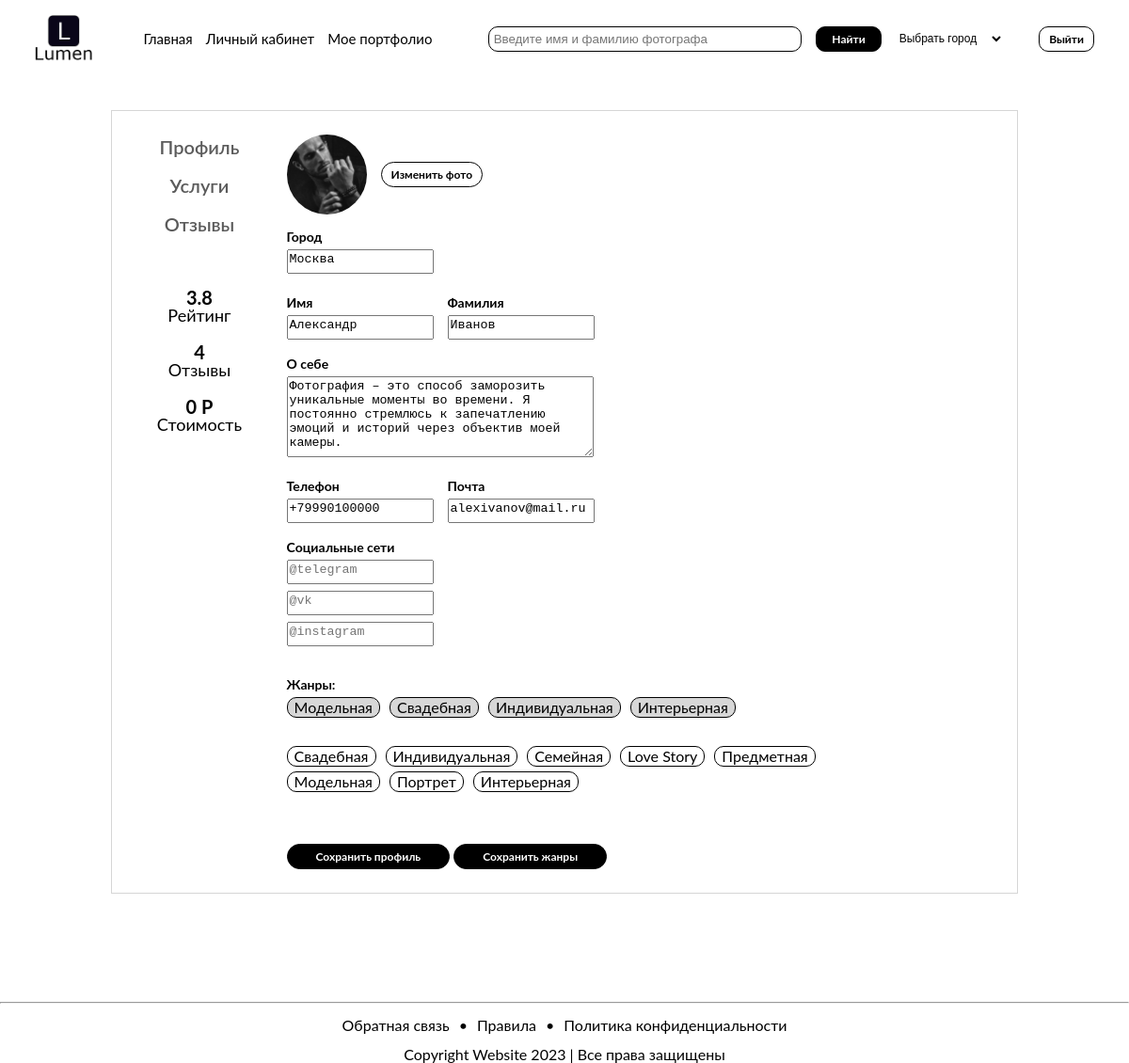
/pages/account.php (signed in), run on the app's committed database.
### tables this page shows
CREATE TABLE `users` (
  `user_id` int(11) NOT NULL,
  `name` varchar(255) NOT NULL,
  `surname` varchar(255) NOT NULL,
  `email` varchar(255) NOT NULL,
  `password` varchar(255) NOT NULL,
  `telephone` varchar(20) DEFAULT NULL,
  `city` varchar(255) DEFAULT NULL,
  `avatar` varchar(255) DEFAULT NULL,
  `background` varchar(255) DEFAULT NULL,
  `socinst` varchar(255) DEFAULT NULL,
  `socvk` varchar(255) DEFAULT NULL,
  `soctg` varchar(255) DEFAULT NULL,
  `description` text,
  `photographer` tinyint(1) DEFAULT NULL
);

CREATE TABLE `genres` (
  `genre_id` int(11) NOT NULL,
  `genre_name` varchar(255) NOT NULL
);

### pages/account.php (the view, shortened to what this page needs)
<?php include('../include/db_connect.php') ?>
<?php
$user_id = $_SESSION["user_id"];
$sql = "SELECT * FROM users WHERE user_id = $user_id";
$result = $mysqli->query($sql);
if ($result) {
  $user_data = $result->fetch_assoc();
}
?>
<?php
$user_id = $_SESSION["user_id"];
?>
<!DOCTYPE html>
<html lang="en">
<head>
  <link rel="stylesheet" href="/css/reset.css">
  <link rel="stylesheet" href="/css/setka.css">
  <link rel="stylesheet" href="/css/main.css">
  <link rel="stylesheet" href="/css/profile.css">
  <link rel="stylesheet" href="/css/account.css">
</head>
<body>
  <?php include('../include/menu.php') ?>
  <section class="account">
    <div class="container">
      <div class="row justify__content__center">
        <div class="col-10 account__block">
          <div class="col-2 account__block__menu">
            <div class="left__block">
              <div class="account__btn">
                <button class="account__button" id="showDescription">Профиль</button>
                <button class="account__button" id="showServices">Услуги</button>
                <button class="account__button" id="showReviews">Отзывы</button>
              </div>
              <div class="account__stat">
                <?php
                $queryAverageRating = "SELECT ROUND(IFNULL(AVG(rating), 0), 1) AS avg_rating FROM reviews WHERE user_id = $user_id";
                $resultAverageRating = $mysqli->query($queryAverageRating);
                $rowAverageRating = $resultAverageRating->fetch_assoc();
                if ($rowAverageRating) {
                  $averageRating = $rowAverageRating['avg_rating'];
                  echo '<div class="account__mark">';
                  echo '<div><p class="mark__value">' . $averageRating . '</p></div>';
                  echo '<div><p class="mark__name">Рейтинг</p></div>';
                  echo '</div>';
                }
                ?>
                <?php
                $queryReviewCount = "SELECT COUNT(*) AS review_count FROM reviews WHERE user_id = " . $_SESSION["user_id"];
                $resultReviewCount = $mysqli->query($queryReviewCount);
                $rowReviewCount = $resultReviewCount->fetch_assoc();
                if ($rowReviewCount) {
                  $reviewCount = $rowReviewCount['review_count'];
                  echo '<div class="account__mark">';
                  echo '<div><p class="mark__value">' . $reviewCount . '</p></div>';
                  echo '<div><p class="mark__name">Отзывы</p></div>';
                  echo '</div>';
                }
                ?>
                <div class="account__mark">
                  <div>
                    <p class="mark__value"><span class="min__price_value">0 Р</span></p>
                  </div>
                  <div>
                    <p class="mark__name">Стоимость</p>
                  </div>
                </div>
              </div>
            </div>
          </div>
          <div class="col-10 account__block__main">
            <div class="account__description" id="description">
              <div class="account__photo">
                <?php
                $user_id = $_SESSION["user_id"];
                $getImageQuery = "SELECT avatar FROM users WHERE user_id = $user_id";
                $result = $mysqli->query($getImageQuery);
                if ($result) {
                  $row = $result->fetch_assoc();
                  $avatarPath = $row['avatar'];
                  if (!empty($avatarPath)) {
                    echo '<img class="account__img" src="/' . $avatarPath . '" alt="User Avatar">';
                  } else {
                    echo '<img class="account__img" src="/img/defavatar.png" alt="User Avatar">';
                  }
                }
                ?>
                <button class="editphoto__btn" id="openModal">Изменить фото</button>
              </div>
              <form method="post">
                <div class="account__city">
                  <label class="services__name">Город</label>
                  <textarea name="city" class="accountinfo__text"><?= $user_data['city'] ?></textarea>
                </div>
                <div class="account__name">
                  <div class="form-group">
                    <label class="services__name">Имя</label>
                    <textarea name="name" class="accountinfo__text"><?= $user_data['name'] ?></textarea>
                  </div>
                  <div class="form-group">
                    <label class="services__name">Фамилия</label>
                    <textarea name="surname" class="accountinfo__text"><?= $user_data['surname'] ?></textarea>
                  </div>
                </div>
                <div class="account__about">
                  <label class="services__name">О себе</label>
                  <textarea name="description" class="accountinfo__abouttext"><?= $user_data['description'] ?></textarea>
                </div>
                <div class="account__contact">
                  <div class="form-group">
                    <label class="services__name">Телефон</label>
                    <textarea name="telephone" class="accountinfo__text"><?= $user_data['telephone'] ?></textarea>
                  </div>
                  <div class="form-group">
                    <label class="services__name">Почта</label>
                    <textarea name="email" class="accountinfo__text"><?= $user_data['email'] ?></textarea>
                  </div>
                </div>
                <div class="account__social">
                  <label class="services__name">Социальные сети</label>
                  <div class="form-group">
                    <textarea name="soctg" class="accountsoc__text" placeholder="@telegram"><?= $user_data['soctg'] ?></textarea>
                  </div>
                  <div class="form-group">
                    <textarea name="socvk" class="accountsoc__text" placeholder="@vk"><?= $user_data['socvk'] ?></textarea>
                  </div>
                  <div class="form-group">
                    <textarea name="socinst" class="accountsoc__text" placeholder="@instagram"><?= $user_data['socinst'] ?></textarea>
                  </div>
                </div>
                <div class="profile__styles">
                  <div class="services__name">Жанры:</div>
                  <div class="account__styles__items">
                    <?php
                    $user_id = $_SESSION["user_id"];
                    $genreQuery = "SELECT g.genre_name
                    FROM genres g
                    JOIN photographergenres pg ON g.genre_id = pg.genre_id
                    WHERE pg.user_id = $user_id";
                    $result = $mysqli->query($genreQuery);
                    echo '<div class="account__styles__items">';
                    while ($row = $result->fetch_assoc()) {
                      echo '<div class="account__styles__item">' . $row["genre_name"] . '</div>';
                    }
                    echo '</div>';
                    ?>
                  </div>
                  <div class="profile__styles__items">
                    <?php
                    $sql = "SELECT * FROM genres";
                    $result = $mysqli->query($sql);
                    if ($result->num_rows > 0) {
                      while ($row = $result->fetch_assoc()) {
                        echo '<div class="profile__styles__item" data-genre="' . $row["genre_name"] . '">' . $row["genre_name"] . '</div>';
                      }
                    } else {
                      echo "Нет доступных жанров.";
                    }
                    ?>
                  </div>
                </div>
                <div class="account__btnstatus">
                  <button type="submit" name="save" class="newsevices__button">Сохранить профиль</button>
                  <button type="submit" name="savegenres" class="newsevices__button">Сохранить жанры</button>
                </div>
              </form>
            </div>
          </div>
        </div>
      </div>
    </div>
  </section>
  <?php include('../include/footer.php') ?>
</body>
</html>

### css/setka.css (style rules this page uses)
.container { width: 1160px; margin: 0 auto; box-sizing: border-box; }
.row { display: flex; flex-wrap: wrap; display: -webkit-flex; display: -ms-flex; }
.justify__content__center { justify-content: center; }
.col-1, .col-2, .col-3, .col-3-9, .col-4, .col-5, .col-6, .col-7, .col-8, .col-9, .col-10, .col-11, .col-12 { width: 100%; box-sizing: border-box; padding-left: 15px; padding-right: 15px; }
img { object-fit: cover; width: 100%; height: auto; }
@media (min-width: 576px) { .container { max-width: 90%; } }
@media (min-width: 771px) { .container { max-width: 90%; } }
@media (min-width: 0px) { .container { max-width: 90%; } }
@media (min-width: 0px) { .col-2 { flex: 0 0 16.666667%; max-width: 16.666667%; } }
@media (min-width: 0px) { .col-10 { flex: 0 0 83.333333%; max-width: 83.333333%; } }

### css/main.css (style rules this page uses)
body { font-family: Lato; }
@media screen and (min-width:0px) and (max-width:1200px) { .container { max-width: 96.334%; } }

### css/profile.css (style rules this page uses)
.profile__styles { margin-top: 25px; }
.profile__styles__items { display: inline-block; }
.profile__styles__item { display: inline-block; border-radius: 10px; border: 0.5px solid #000; padding: 2px 7px; margin-right: 10px; margin-bottom: 5px; cursor: pointer; }

### css/account.css (style rules this page uses)
.account { margin-top: 50px; }
.account__block { width: 75%; display: flex; justify-content: center; background: #FFF; border: 0.5px solid #d6d6d6; }
.left__block { margin-top: 25px; text-align: center; }
.account__button { font-family: Lato; color: #5B5B5B; font-size: 20px; font-style: normal; font-weight: 600; line-height: normal; cursor: pointer; border: none; background-color: transparent; margin-bottom: 15px; }
.account__btn { margin-bottom: 40px; }
.account__mark { margin-bottom: 20px; }
.mark__name { font-family: Lato; font-size: 18px; font-style: normal; font-weight: 400; }
.mark__value { font-family: Lato; font-size: 20px; font-style: normal; font-weight: 700; }
.services__name { font-family: Lato; color: #000000; font-size: 14px; font-style: normal; font-weight: 700; line-height: normal; margin-bottom: 5px; margin-top: 5px; display: block; }
.account__photo { display: flex; align-items: center; margin-top: 25px; margin-bottom: 15px; }
.account__img { width: 85px; height: 85px; border-radius: 50%; object-fit: cover; }
.editphoto__btn { color: #000000; border-radius: 20px; border: 0.5px solid #000; background: #ffffff; padding: 5px 10px; cursor: pointer; font-family: Lato; font-size: 12px; font-style: normal; font-weight: 700; line-height: normal; transition: color 0.3s; margin-left: 15px; }
.accountinfo__text, .accountsoc__text { width: 150px; height: 20px; resize: none; margin-right: 15px; }
.accountsoc__text { margin-bottom: 5px; }
.accountinfo__abouttext { width: 320px; height: 80px; }
.newsevices__button { color: #ffffff; border-radius: 20px; border: 0.5px solid #000; background: #000; padding: 5px 30px; cursor: pointer; font-family: Lato; font-size: 12px; font-style: normal; font-weight: 700; line-height: normal; transition: color 0.3s; margin-top: 25px; }
.account__city, .account__name, .account__about, .account__contact { margin-bottom: 15px; }
.account__name, .account__contact { display: flex; }
.profile__styles { width: 80% }
.account__styles__items { margin-bottom: 25px; }
.account__styles__item { display: inline-block; border-radius: 10px; border: 0.5px solid #000; background: rgba(128, 128, 128, 0.313); padding: 2px 7px; margin-right: 10px; margin-bottom: 5px; cursor: pointer; }
.account__btnstatus { margin-top: 25px; margin-bottom: 25px; }

### data on the page
users: avatar (picture), city "Москва", name "Александр", surname "Иванов", description "Фотография – это способ заморозить уникальные моменты во времени. Я постоянно стремлюсь к запечатлению эмоций и историй через объектив моей камеры.", telephone "+79990100000", email "alexivanov@mail.ru"
genres: genre_name "Модельная"
genres: genre_name "Свадебная"
genres: genre_name "Индивидуальная"
genres: genre_name "Интерьерная"
genres: genre_name "Семейная"
genres: genre_name "Love Story"
genres: genre_name "Предметная"
genres: genre_name "Портрет"

### other printed values
$averageRating "3.8"
$reviewCount "4"
